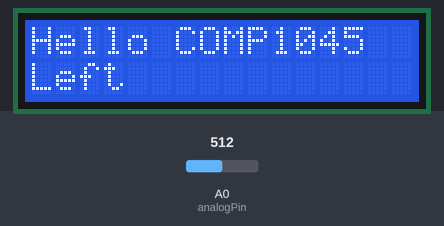
Bench run of a sketch on a simulated Arduino Uno, built with avr-gcc and run on an emulated ATmega328P. Parts: 16×2 character LCD. The test bench sets the inputs (shaded band); at power-on: A0 (analogPin) = 512.

Above: at 4.2 s.
4.3 s: A0 (analogPin) set to 716
At 4.7 s:
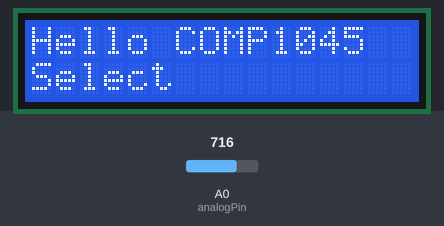
5.8 s: A0 (analogPin) set to 900
At 7.0 s:
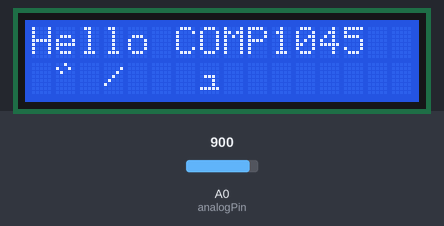
7.3 s: A0 (analogPin) set to 306
At 8.2 s:
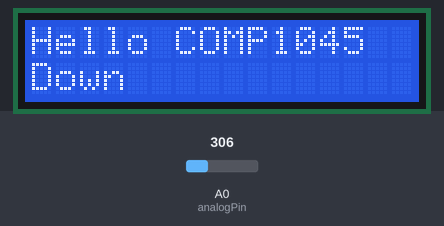
8.8 s: A0 (analogPin) set to 122
At 9.3 s:
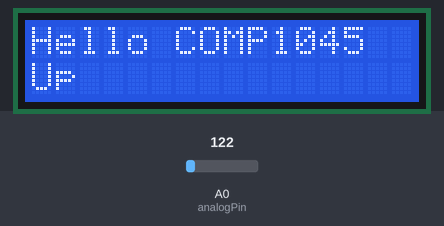
10.3 s: A0 (analogPin) set to 0
At 11.5 s:
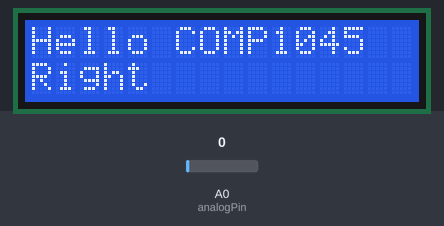
11.8 s: A0 (analogPin) set to 511
At 12.8 s:
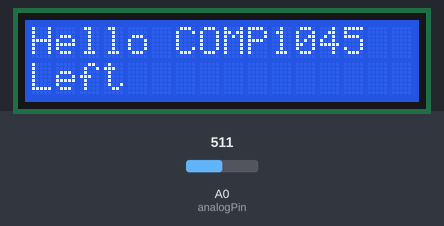
Timing chart, 0 to 14.3 s (numbered marks = the images above; inputs shaded):
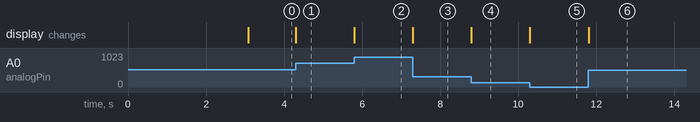

Measured:
- after the input at 4.3 s, the display: changes at once (image 1)
- after the input at 5.8 s, the display: changes at once (image 2)
- after the input at 7.3 s, the display: changes at once (image 3)
- after the input at 8.8 s, the display: changes at once (image 4)
- after the input at 10.3 s, the display: changes at once (image 5)
- after the input at 11.8 s, the display: changes at once (image 6)

The sketch:

LCD_Keypad_ShieldDemo.ino
```cpp
//==========================================================================
//	Author		    : CYTRON TECHNOLOGIES SDN BHD (Modified by rbigelow)
//	Program description : This program demonstrates how to display text to the LCD screen and read data from the 5 push buttons.
//==========================================================================
/* The circuit uses the following pins:
 * LCD RS pin to digital pin 8
 * LCD Enable pin to digital pin 9
 * LCD D4 pin to digital pin 4
 * LCD D5 pin to digital pin 5
 * LCD D6 pin to digital pin 6
 * LCD D7 pin to digital pin 7
 * LCD R/W pin to ground
*/

#include <LiquidCrystal.h>

//Define the pins that are used by the LCD.
LiquidCrystal lcd(8, 9, 4, 5, 6, 7);

int analogPin = A0;  //Analog 0 input is used by the push buttons.
int adc_key_old;
int adc_key_in;
int NUM_KEYS = 5;
int key=-1;
int adc_key_val[5] ={30, 150, 360, 535, 760 };  //Each push button returns a different value.

char msgs[5][15] = {"Right       ",   //This stores the 5 messages that are displayed.
                    "Up          ",
                    "Down        ",
                    "Left        ",
                    "Select      "};

void setup ()
{
  lcd.begin(16, 2);                         // set the lcd dimension
  lcd.clear();                              // LCD screen clear
  lcd.print("Georgian College");              // display text
  lcd.setCursor(0,1);                       // set lcd.setCursor  position (column,row)
  lcd.print("Computer Studies");
  delay(3000);                              // delay for 3000ms
  lcd.clear();                              //Clear the screen
  lcd.setCursor(0,0);                       //Set the cursor back at the start (Will over-write perviously displayed text)
  lcd.print("Hello COMP1045");              // display text
  lcd.setCursor(0,1);                       //Set the cursor position at the start of the second row.
  lcd.print("     Welcome");                // Display welcome message
}

void loop()
{
  adc_key_in = analogRead(analogPin);     // read ADC value
  adc_key_in = get_key(adc_key_in);
  lcd.setCursor(0, 1);
  lcd.print(msgs[adc_key_in]);            //display message key
}

// The get_key function converts the analog value to number between 0 to 4
int get_key(unsigned int input)
{
  int k;  //K is for Counter
	for (k = 0; k < NUM_KEYS; k++)  //Loop 5 times
	{
	 if (input < adc_key_val[k])   //Compare the value of Analog 0 with the values stored in adc_key_val		{
         return k;
	}

    // No valid key pressed
    if (k >= NUM_KEYS){
        k = -1;
       return k;
    }
}
```
